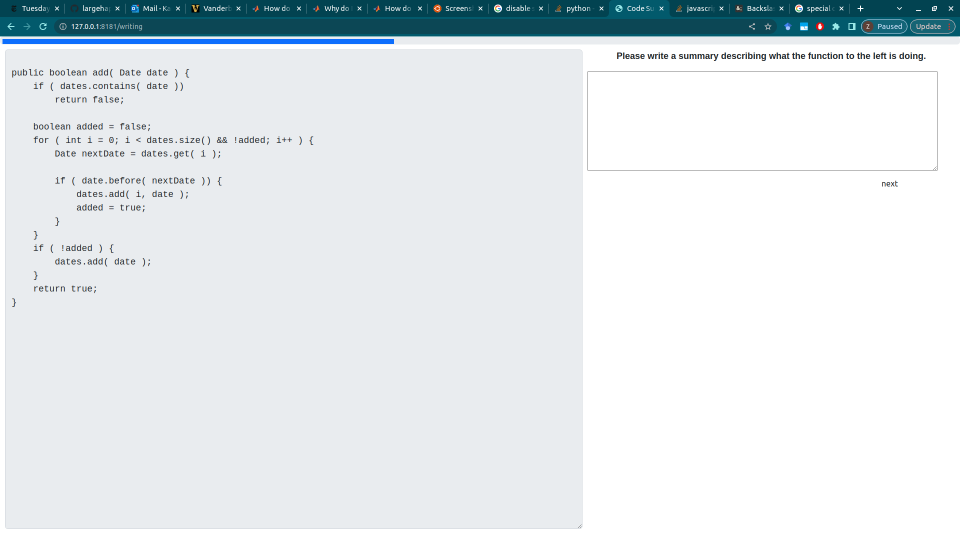
#> input picture bounding_boxes/final_stimuli/add.png, 1920 x 1080 px, found by its file name (shown at 1/2 size)
$ jupyter execute --allow-errors scrap.ipynb
#> lines starting #> are read from the running program, lines starting #| are printed output that depends on the picture; after the words box and inside, x2 and y2 are one past the last pixel; in counts of white or black regions, pixels touching at a corner belong together
[cell 1]
import os
import cv2
import numpy as np
from os import path
import pandas as pd
import re
from selenium import webdriver

#> (a cell that did not finish here is left out)

[cell 3]
csv = pd.read_csv("stimuli/pruned_seeds2.csv")
#> (reads task/stimuli/pruned_seeds2.csv from the repository)
#> (the rest of this cell did not finish here and is left out)

[cell 4]
def get_all_line_col(input_str, word):
    lines = input_str.split('\n')
    occurrences = []
    for i, line in enumerate(lines, start=1):
        start = 0
        while True:
            start = line.find(word, start)
            if start == -1:
                break
            column = start + 1
            occurrences.append((i, column))
            start += len(word)
    return occurrences

[cell 5]
word = 'return'
#> (the rest of this cell did not finish here and is left out)

[cell 6]
for i in range(1):
    print(i)

[cell 7]
directory = '/home/zachkaras/codeSummary_eyetracking/codesummary_eyetracking/task/eyetracking_visualization/cap_string_test/'
#directory = './eyetracking_visualization/test/'
os.chdir(directory)

[cell 8]
driver = webdriver.Chrome
driver.get('https://www.python.org')
#> (this line was passed over: selenium is not available in this run)

[cell 9]
import cv2
import numpy as np
from matplotlib import pyplot as plt

[cell 10]
#img = cv2.imread("./bounding_boxes/add_copy.png")
#img = cv2.imread("./eyetracking_visualization/reading_task.png")
img = cv2.imread("./bounding_boxes/final_stimuli/capitalizeString.png")
# img = cv2.imread("./bounding_boxes/temp/markStart/clock.createNewtimer() ;.png")
# img = cv2.imread("./bounding_boxes/temp/markStart/GarbagecollectiontimerListener.png")
#> (the rest of this cell did not finish here and is left out)

#> (a cell that did not finish here is left out)

#> (a cell that did not finish here is left out)

#> (a cell that did not finish here is left out)

[cell 14]
#plt.imshow(img)
cropped_img = img
#> (the rest of this cell did not finish here and is left out)

#> (a cell that did not finish here is left out)

#> (a cell that did not finish here is left out)

[cell 17]
import cv2
import pandas as pd
import numpy as np
import pytesseract
from matplotlib import pyplot as plt

plt.rcParams['figure.dpi'] = 300
plt.rcParams['savefig.dpi'] = 300

#pytesseract.pytesseract.tesseract_cmd = '/home/zachkaras/.local/bin/pytesseract'

# Add code here for reading in input
img = cv2.imread('./bounding_boxes/final_stimuli/add.png')
#> img is the input picture: shape (1080, 1920, 3); mean B, G, R 234.2, 231, 224.6
img = img[100:1000, 10:1150]
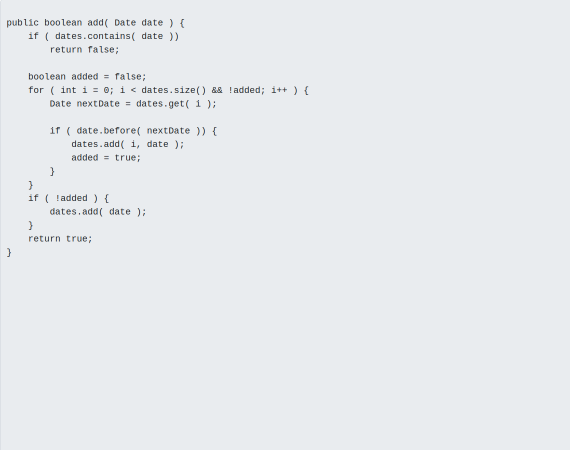
#> img: shape (900, 1140, 3) (shown at 1/2 size); mean B, G, R 237.4, 234.4, 231.3
gray = cv2.cvtColor(img, cv2.COLOR_BGR2GRAY)
ret, thresh = cv2.threshold(gray, 0, 255, cv2.THRESH_OTSU | cv2.THRESH_BINARY_INV)
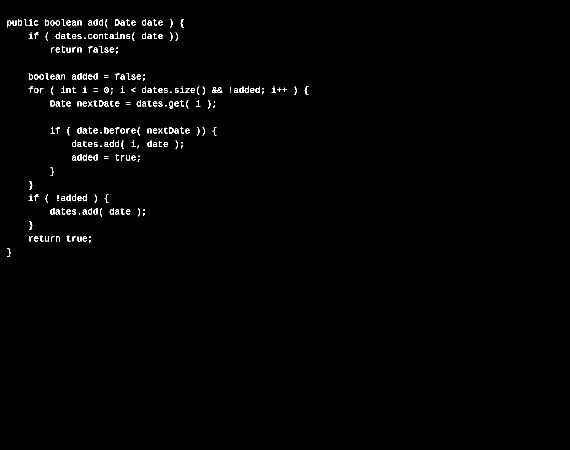
#> thresh: shape (900, 1140) (shown at 1/2 size); 0.92% white in thin lines or dots, all inside (x1, y1, x2, y2) = (14, 38, 617, 514)
#> ret = 157
rect_kernel = cv2.getStructuringElement(cv2.MORPH_RECT, (8, 8))
dilation = cv2.dilate(thresh, rect_kernel, iterations=1)
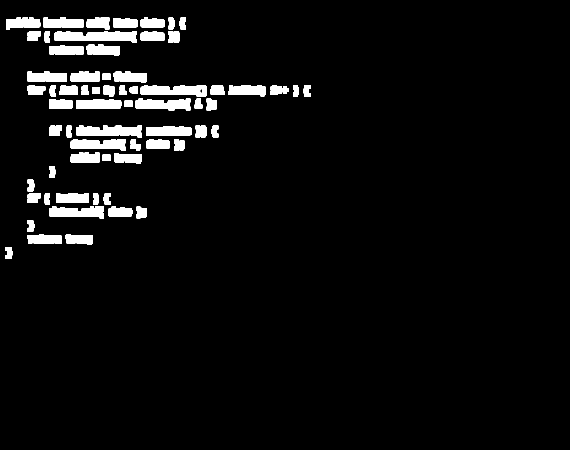
#> dilation: shape (900, 1140) (shown at 1/2 size); 5% white; 65 white regions
contours, hierarchy = cv2.findContours(dilation, cv2.RETR_EXTERNAL, cv2.CHAIN_APPROX_NONE)
#> contours = 65 contours; largest, box (x1, y1, x2, y2) and area: (108, 62, 273, 86) 2692, (281, 170, 414, 194) 2242, (152, 251, 284, 275) 2182, (270, 197, 381, 221) 1856, (98, 413, 208, 437) 1831

img2 = img.copy()
#plt.imshow(gray)
# exit(1)
# #img = cv2.threshold(img, 127, 255, cv2.THRESH_BINARY)
# #plt.imshow(img)
# # # Convert to gray
# # #img = cv2.cvtColor(img, cv2.COLOR_BGR2GRAY)    # Apply dilation and erosion to remove some noise
# # kernel = np.ones((1, 1), np.uint8)
# # img = cv2.dilate(img, kernel, iterations=1)
# # img = cv2.erode(img, kernel, iterations=1)
# c = 0
#> (the rest of this cell did not finish here and is left out)

[cell 18]
# Doing some preprocessing on the screenshot https://www.geeksforgeeks.org/text-detection-and-extraction-using-opencv-and-ocr/
ret, thresh = cv2.threshold(
    gray, 0, 255, cv2.THRESH_OTSU | cv2.THRESH_BINARY_INV)
rect_kernel = cv2.getStructuringElement(cv2.MORPH_RECT, (8, 8))
dilation = cv2.dilate(thresh, rect_kernel, iterations=1)
contours, hierarchy = cv2.findContours(
    dilation, cv2.RETR_EXTERNAL, cv2.CHAIN_APPROX_NONE)
plt.imshow(img)

#img2 = img.copy()
img2 = cv2.resize(img, (0, 0), fx=2, fy=2)
#pytesseract.image_to_string(img2, thresh)
# putting all coordinates for each function's bounding boxes into their own CSVs
coordinates = pd.DataFrame()
c = 1
test = []
# adding coordinates for each word into two separate lists
#> (the rest of this cell did not finish here and is left out)
